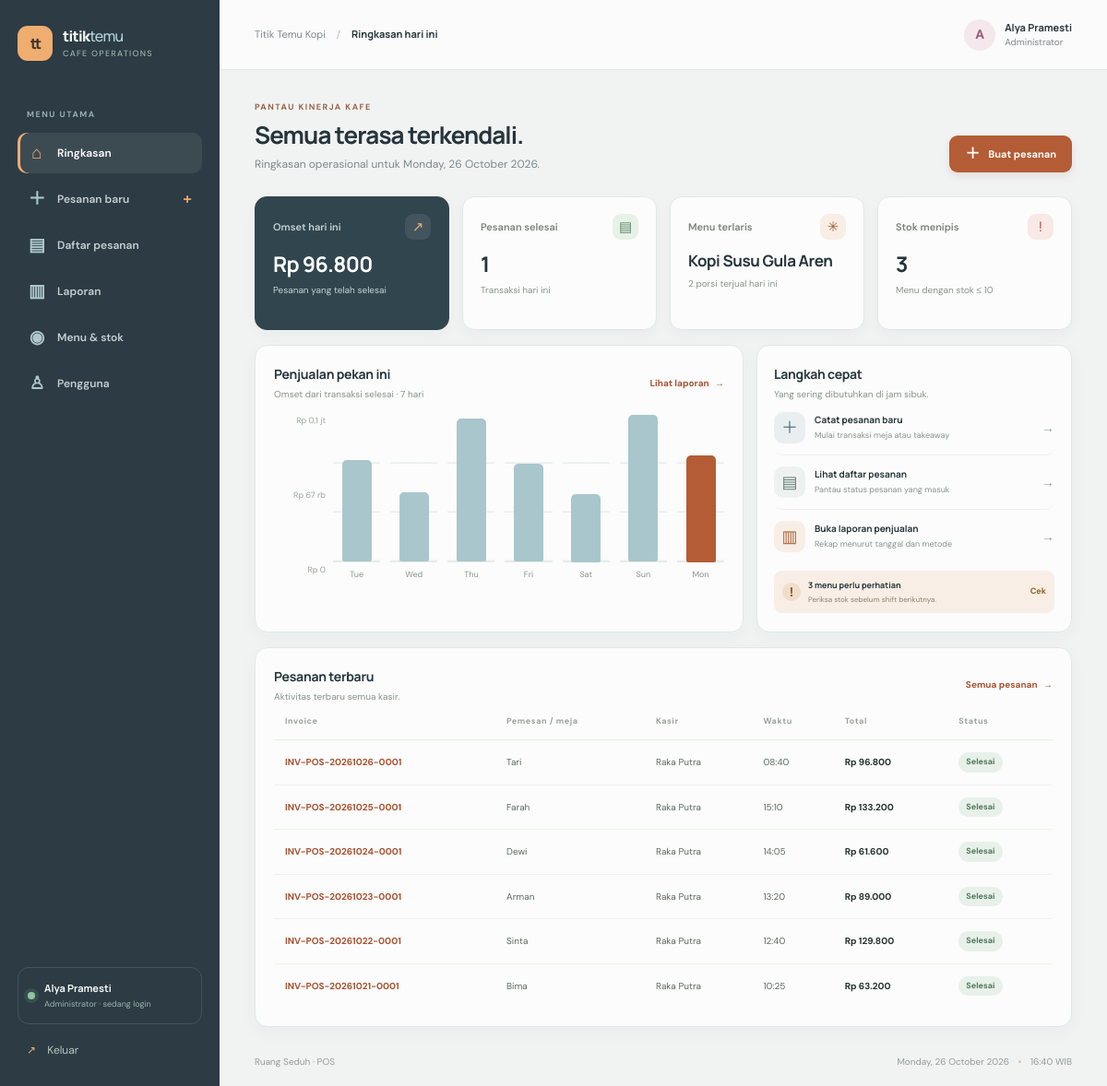
Page /index.php?page=dashboard (signed in) on the committed database.
### tables this page shows
CREATE TABLE orders (
 id BIGINT UNSIGNED AUTO_INCREMENT PRIMARY KEY,
 invoice_number VARCHAR(40) NOT NULL UNIQUE,
 user_id BIGINT UNSIGNED NOT NULL,
 order_type ENUM('Dine-In','Takeaway') NOT NULL,
 table_number VARCHAR(20) NULL,
 customer_name VARCHAR(100) NULL,
 subtotal INT UNSIGNED NOT NULL,
 tax_amount INT UNSIGNED NOT NULL DEFAULT 0,
 discount_amount INT UNSIGNED NOT NULL DEFAULT 0,
 grand_total INT UNSIGNED NOT NULL,
 payment_method ENUM('Tunai','QRIS','Transfer Bank','Kartu Debit') NOT NULL,
 amount_paid INT UNSIGNED NOT NULL,
 change_amount INT UNSIGNED NOT NULL DEFAULT 0,
 status ENUM('Diproses','Selesai','Dibatalkan') NOT NULL DEFAULT 'Diproses',
 created_at TIMESTAMP NOT NULL DEFAULT CURRENT_TIMESTAMP,
 CONSTRAINT fk_orders_user FOREIGN KEY(user_id) REFERENCES users(id),
 INDEX idx_orders_created_status(created_at,status),
 INDEX idx_orders_user(user_id)
);

CREATE TABLE users (
 id BIGINT UNSIGNED AUTO_INCREMENT PRIMARY KEY,
 username VARCHAR(40) NOT NULL UNIQUE,
 email VARCHAR(160) NOT NULL UNIQUE,
 password_hash VARCHAR(255) NOT NULL,
 full_name VARCHAR(100) NOT NULL,
 role ENUM('admin','kasir') NOT NULL DEFAULT 'kasir',
 status TINYINT(1) NOT NULL DEFAULT 1,
 created_at TIMESTAMP NOT NULL DEFAULT CURRENT_TIMESTAMP
);

### config.php (called while the page is built, shortened)
<?php
function db(): PDO {
    static $pdo;
    if (!$pdo) $pdo = new PDO('mysql:host='.DB_HOST.';dbname='.DB_NAME.';charset=utf8mb4', DB_USER, DB_PASS, [PDO::ATTR_ERRMODE=>PDO::ERRMODE_EXCEPTION,PDO::ATTR_DEFAULT_FETCH_MODE=>PDO::FETCH_ASSOC,PDO::ATTR_EMULATE_PREPARES=>false]);
    return $pdo;
}
function e(mixed $v): string { return htmlspecialchars((string)$v, ENT_QUOTES|ENT_SUBSTITUTE, 'UTF-8'); }
function rupiah(int|float|string $n): string { return 'Rp '.number_format((float)$n,0,',','.'); }
function current_user(): ?array { return $_SESSION['user'] ?? null; }
function is_admin(): bool { return (current_user()['role'] ?? '') === 'admin'; }

### views/dashboard.php (the view)
<?php
$pdo=db();$userScope=is_admin()?'':' AND user_id='.(int)current_user()['id'];$today=$pdo->query("SELECT COALESCE(SUM(grand_total),0) sales,COUNT(*) orders FROM orders WHERE DATE(created_at)=CURDATE() AND status='Selesai'".$userScope)->fetch();
$best=$pdo->query("SELECT d.product_name,SUM(d.quantity) qty FROM order_details d JOIN orders o ON o.id=d.order_id WHERE DATE(o.created_at)=CURDATE() AND o.status='Selesai'".(is_admin()?'':' AND o.user_id='.(int)current_user()['id'])." GROUP BY d.product_id,d.product_name ORDER BY qty DESC LIMIT 1")->fetch();
$low=(int)$pdo->query('SELECT COUNT(*) FROM products WHERE status=1 AND stock<=10')->fetchColumn();
$recent=orders(is_admin()?'':'AND o.user_id=?',is_admin()?[]:[current_user()['id']],6);
$chart=$pdo->query("SELECT DATE_FORMAT(days.day,'%a') label,COALESCE(SUM(o.grand_total),0) amount FROM (SELECT CURDATE() - INTERVAL seq DAY AS day FROM (SELECT 0 seq UNION SELECT 1 UNION SELECT 2 UNION SELECT 3 UNION SELECT 4 UNION SELECT 5 UNION SELECT 6) n) days LEFT JOIN orders o ON DATE(o.created_at)=days.day AND o.status='Selesai'".(is_admin()?'':' AND o.user_id='.(int)current_user()['id'])." GROUP BY days.day ORDER BY days.day")->fetchAll();$max=max(array_column($chart,'amount')?:[1]);
?>
<div class="page-heading"><div><p class="eyebrow"><?= is_admin()?'PANTAU KINERJA KAFE':'AKTIVITAS SHIFT ANDA' ?></p><h1><?= is_admin()?'Semua terasa terkendali.':'Selamat bertugas, '.e(explode(' ',current_user()['name'])[0]).'.' ?></h1><p class="subheading">Ringkasan operasional untuk <?= date('l, d F Y') ?>.</p></div><a class="button primary" href="index.php?page=new-order"><span>＋</span> Buat pesanan</a></div>
<div class="stats-grid"><article class="stat-card sales-card"><div class="stat-top"><span class="stat-label">Omset hari ini</span><span class="stat-icon">↗</span></div><strong><?= rupiah($today['sales']) ?></strong><small>Pesanan yang telah selesai</small><div class="stat-mark">01</div></article><article class="stat-card"><div class="stat-top"><span class="stat-label">Pesanan selesai</span><span class="stat-icon mint">▤</span></div><strong><?= (int)$today['orders'] ?></strong><small>Transaksi hari ini</small></article><article class="stat-card"><div class="stat-top"><span class="stat-label">Menu terlaris</span><span class="stat-icon gold">✳</span></div><strong class="stat-menu"><?= e($best['product_name']??'Belum ada') ?></strong><small><?= $best?(int)$best['qty'].' porsi terjual hari ini':'Belum ada penjualan selesai' ?></small></article><article class="stat-card <?= $low?'warning-card':'' ?>"><div class="stat-top"><span class="stat-label">Stok menipis</span><span class="stat-icon coral">!</span></div><strong><?= $low ?></strong><small>Menu dengan stok ≤ 10</small></article></div>
<div class="dashboard-grid"><section class="panel chart-panel"><div class="panel-heading"><div><h2>Penjualan pekan ini</h2><p>Omset dari transaksi selesai · 7 hari</p></div><?php if(is_admin()):?><a class="text-link" href="index.php?page=reports">Lihat laporan <span>→</span></a><?php endif;?></div><div class="chart-wrap"><div class="chart-y"><span>Rp <?= number_format($max/1000000,1,',','.') ?> jt</span><span>Rp <?= number_format($max/2/1000,0,',','.') ?> rb</span><span>Rp 0</span></div><div class="bars"><?php foreach($chart as $d):$height=$max>0?max(5,(float)$d['amount']/$max*100):5;?><div class="bar-column"><div class="bar-value"><?= $d['amount']?rupiah($d['amount']):'–' ?></div><div class="bar-track"><span style="height:<?= $height ?>%" title="<?= rupiah($d['amount']) ?>"></span></div><small><?= e($d['label']) ?></small></div><?php endforeach;?></div></div></section><section class="panel quick-panel"><div class="panel-heading"><div><h2>Langkah cepat</h2><p>Yang sering dibutuhkan di jam sibuk.</p></div></div><a class="quick-action" href="index.php?page=new-order"><span class="quick-icon">＋</span><span><strong>Catat pesanan baru</strong><small>Mulai transaksi meja atau takeaway</small></span><b>→</b></a><a class="quick-action" href="index.php?page=orders"><span class="quick-icon soft">▤</span><span><strong>Lihat daftar pesanan</strong><small>Pantau status pesanan yang masuk</small></span><b>→</b></a><?php if(is_admin()):?><a class="quick-action" href="index.php?page=reports"><span class="quick-icon warm">▥</span><span><strong>Buka laporan penjualan</strong><small>Rekap menurut tanggal dan metode</small></span><b>→</b></a><?php endif;?><?php if($low):?><div class="stock-alert"><span>!</span><div><strong><?= $low ?> menu perlu perhatian</strong><small>Periksa stok sebelum shift berikutnya.</small></div><?php if(is_admin()):?><a href="index.php?page=menu">Cek</a><?php endif;?></div><?php endif;?></section></div>
<section class="panel recent-panel"><div class="panel-heading"><div><h2>Pesanan terbaru</h2><p><?= is_admin()?'Aktivitas terbaru semua kasir.':'Riwayat transaksi shift Anda.' ?></p></div><a class="text-link" href="index.php?page=orders">Semua pesanan <span>→</span></a></div><?php if(!$recent):?><div class="empty-state"><span>▤</span><strong>Belum ada pesanan hari ini</strong><p>Pesanan baru akan muncul di sini.</p></div><?php else:?><div class="table-scroll"><table><thead><tr><th>Invoice</th><th>Pemesan / meja</th><?php if(is_admin()):?><th>Kasir</th><?php endif;?><th>Waktu</th><th>Total</th><th>Status</th></tr></thead><tbody><?php foreach($recent as $o):?><tr><td><a class="invoice-link" href="index.php?page=receipt&id=<?= (int)$o['id'] ?>"><?= e($o['invoice_number']) ?></a></td><td><?= e($o['customer_name']?:($o['order_type']==='Dine-In'?'Meja '.$o['table_number']:'Takeaway')) ?></td><?php if(is_admin()):?><td><?= e($o['cashier']) ?></td><?php endif;?><td><?= date('H:i',strtotime($o['created_at'])) ?></td><td class="money-cell"><?= rupiah($o['grand_total']) ?></td><td><span class="status <?= $o['status']==='Selesai'?'done':($o['status']==='Dibatalkan'?'cancelled':'pending') ?>"><?= e($o['status']) ?></span></td></tr><?php endforeach;?></tbody></table></div><?php endif;?></section>

### index.php (shortened to what this page needs)
<?php
require __DIR__.'/config.php';
$page=(string)($_GET['page'] ?? (current_user()?'dashboard':'login'));
function orders(string $where='',array $args=[],int $limit=50):array{$q=db()->prepare('SELECT o.*,u.full_name cashier FROM orders o JOIN users u ON u.id=o.user_id WHERE 1=1 '.$where.' ORDER BY o.created_at DESC LIMIT '.max(1,min(500,$limit)));$q->execute($args);return $q->fetchAll();}
if($page!=='login'){$title=['dashboard'=>'Ringkasan hari ini','orders'=>'Pesanan','new-order'=>'Pesanan baru','receipt'=>'Nota pesanan','reports'=>'Laporan penjualan','menu'=>'Menu & stok','users'=>'Pengguna'][$page]??APP_NAME;require __DIR__.'/views/header.php';}
switch($page){case 'login':require __DIR__.'/views/login.php';break;case 'dashboard':require __DIR__.'/views/dashboard.php';break;case 'orders':require __DIR__.'/views/orders.php';break;case 'new-order':require __DIR__.'/views/new-order.php';break;case 'receipt':require __DIR__.'/views/receipt.php';break;case 'reports':require __DIR__.'/views/reports.php';break;case 'menu':require __DIR__.'/views/menu.php';break;case 'users':require __DIR__.'/views/users.php';break;}
if($page!=='login')require __DIR__.'/views/footer.php';

### views/header.php (shortened to what this page needs)
<!doctype html>
<html lang="id"><head><link rel="stylesheet" href="assets/style.css"></head>
<body class="<?= $page==='reports'?'report-screen':'' ?>"><div class="app-shell"><aside class="sidebar"><a class="brand" href="index.php?page=dashboard"><span class="brand-mark">tt</span><span>titik<span class="brand-light">temu</span><small>cafe operations</small></span></a><div class="nav-caption">MENU UTAMA</div><nav class="nav-list">
<?php $nav=[['dashboard','⌂','Ringkasan'],['new-order','＋','Pesanan baru'],['orders','▤','Daftar pesanan']];if(is_admin()){$nav[]=['reports','▥','Laporan'];$nav[]=['menu','◉','Menu & stok'];$nav[]=['users','♙','Pengguna'];}foreach($nav as [$key,$icon,$label]):?><a class="nav-link <?= $page===$key?'active':'' ?>" href="index.php?page=<?= e($key) ?>"><span class="nav-icon"><?= $icon ?></span><?= e($label) ?><?php if($key==='new-order'):?><span class="nav-plus">+</span><?php endif;?></a><?php endforeach;?></nav><div class="sidebar-bottom"><div class="open-indicator"><span></span><div><strong><?= e(current_user()['name']) ?></strong><small><?= is_admin()?'Administrator':'Kasir' ?> · sedang login</small></div></div><form method="post" action="index.php?page=logout"><input type="hidden" name="_csrf" value="<?= e(csrf_token()) ?>"><button class="logout" type="submit"><span>↗</span> Keluar</button></form></div></aside>
<main class="main-area"><header class="topbar"><button class="mobile-menu" aria-label="Buka navigasi">☰</button><div class="breadcrumb">Titik Temu Kopi <span>/</span> <strong><?= e($title) ?></strong></div><div class="top-user"><div class="avatar"><?= e(mb_strtoupper(mb_substr(current_user()['name'],0,1))) ?></div><div class="top-user-copy"><strong><?= e(current_user()['name']) ?></strong><small><?= is_admin()?'Administrator':'Kasir' ?></small></div></div></header><section class="page-content">

### views/footer.php
</section><footer class="site-footer"><span>Ruang Seduh · POS</span><span><?= date('l, d F Y') ?> <i>•</i> <?= date('H:i') ?> WIB</span></footer></main></div><div class="scrim"></div><script src="assets/app.js" defer></script></body></html>

### rows in the picture
orders: invoice_number "INV-POS-20261026-0001", customer_name "Tari", user.full_name "Raka Putra", created_at "08:40", grand_total "Rp 96.800", status "Selesai"
orders: invoice_number "INV-POS-20261025-0001", customer_name "Farah", user.full_name "Raka Putra", created_at "15:10", grand_total "Rp 133.200", status "Selesai"
orders: invoice_number "INV-POS-20261024-0001", customer_name "Dewi", user.full_name "Raka Putra", created_at "14:05", grand_total "Rp 61.600", status "Selesai"
orders: invoice_number "INV-POS-20261023-0001", customer_name "Arman", user.full_name "Raka Putra", created_at "13:20", grand_total "Rp 89.000", status "Selesai"
orders: invoice_number "INV-POS-20261022-0001", customer_name "Sinta", user.full_name "Raka Putra", created_at "12:40", grand_total "Rp 129.800", status "Selesai"
orders: invoice_number "INV-POS-20261021-0001", customer_name "Bima", user.full_name "Raka Putra", created_at "10:25", grand_total "Rp 63.200", status "Selesai"

### other values in the picture
$icon "⌂"
$label "Ringkasan"
$icon "＋"
$label "Pesanan baru"
$icon "▤"
$label "Daftar pesanan"
$icon "▥"
$label "Laporan"
$icon "◉"
$label "Menu & stok"
$icon "♙"
$label "Pengguna"
current_user()['name'] "Alya Pramesti"
$title "Ringkasan hari ini"
mb_strtoupper(mb_substr(current_user()['name'],0,1)) "A"
